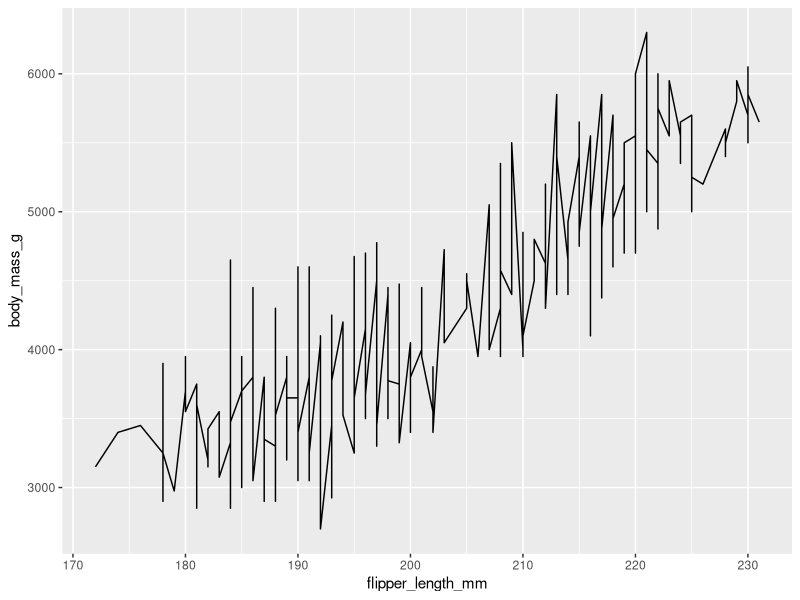

Source code (R):
library(tidyverse)
install.packages("palmerpenguins")
library(palmerpenguins)

penguins %>% 
  ggplot(aes(x = flipper_length_mm, y = body_mass_g)) +
  geom_line()

palmerpenguins::penguins
view(penguins)

#correlation
cor(penguins$body_mass_g, penguins$bill_length_mm,
    use = "complete.obs")

